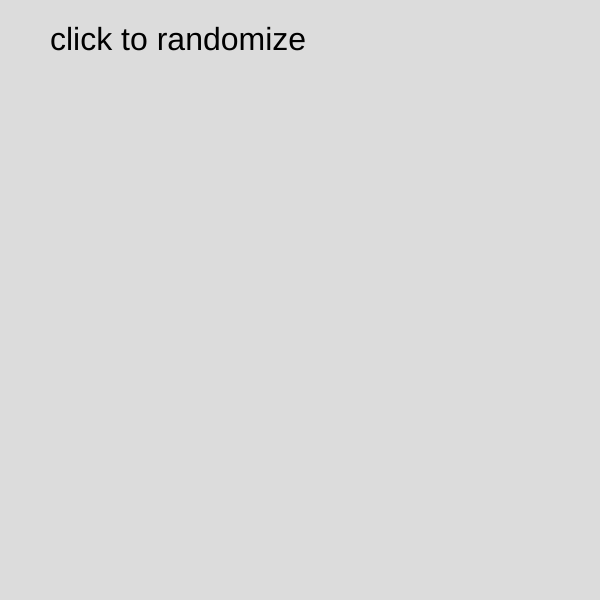
Frame 1 (no input)
Frame 60 (no input): identical to frame 1, image omitted
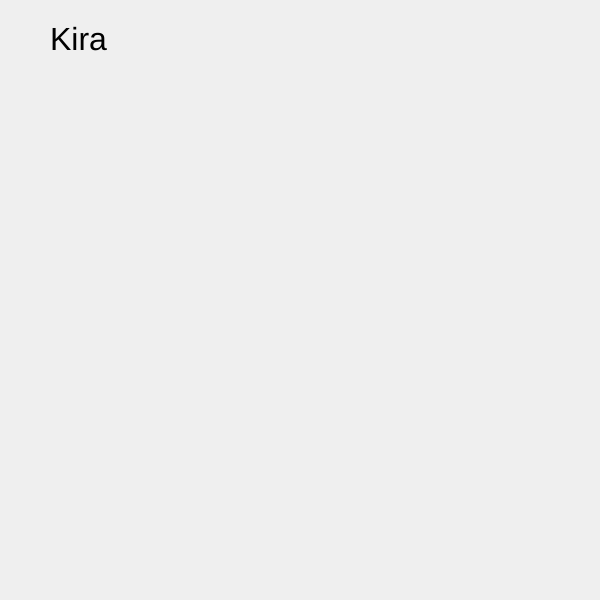
Frame 120 (the mouse pressed at the canvas centre since frame 60)

The p5.js sketch that drew these frames (run headless with seeded random() and noise() and a simulated clock; from frame 60 on, the mouse is pressed at the canvas centre):

// p5.js sketch
// ── sketch.js
// dogs I have met
var dogs = [{
  name: "Kira",
  color: "grey"
}, {
  name: "Kandy",
  color: "brown"
}, {
  name: "Stella",
  color: "white"
}, {
  name: "Nalla",
  color: "black"
}]

var randomIndex;

function setup() {
  createCanvas(600, 600);
  background(220);
  textSize(32)

  text("click to randomize", 50 , 50)

  setTimeout(changeBackground, 1000);
}

function draw() {

}
function changeBackground(){
background(random(255), random(255), random(255))

}
function mousePressed(){
  if(dogs[0]){
  background(random(200, 255));
  randomIndex = int(random(dogs.length));
  text(dogs[randomIndex].name, 50, 50);
  dogs.splice(randomIndex, 1);
} else {
  background(random(200, 255));
  text("nothing left!", 50, 50);
}
}
